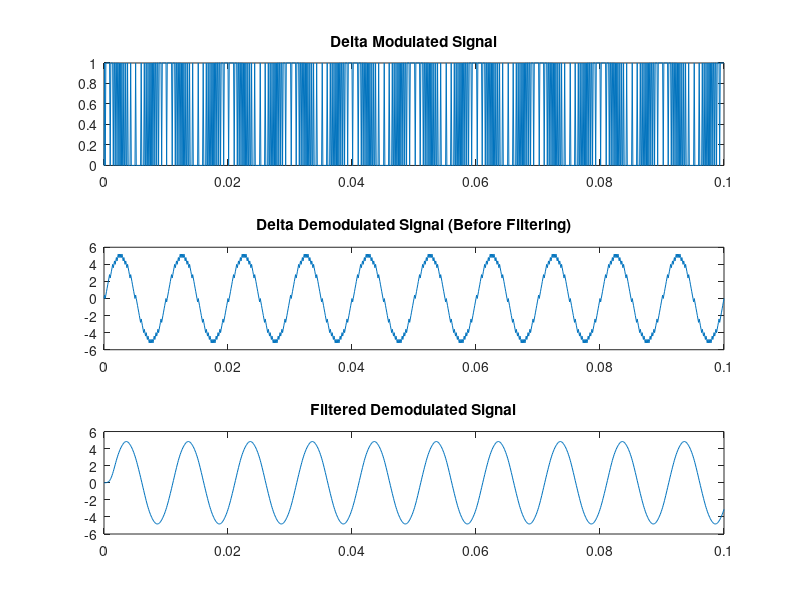

Source code (MATLAB):
clc;
clear all;
close all;

fs = 10000;
fm = 100;
t = 0:1/fs:1000/fs; % Time Duration = 1000/10000 = 0.1 second
%Am = 5
x = 5*sin(2*pi*100*t); % Define Message Signal with peak voltage 5V and frequency 100Hz

plot(t, x);
hold on   

y = [0]; % Output DM signal i.e. stream of 1 or 0
xr = 0; % Output of Integrator i.e. staircase approximation; initial value = 0
del = 0.4; % Stepsize

for i = 1:length(x)-1
    if xr(i) <= x(i) % If current sample greater than the previous values or output of the integrator, output of DM = 1
        d = 1;
        xr(i+1) = xr(i) + del; % Staircase approximated value
    else
        d = 0;
        xr(i+1) = xr(i) - del; % If current sample less than the previous values or output of the integrator, output of DM = 0
    end
    y = [y d];
end

stairs(t, xr); % Show the staircase approximated signal
title('Staircase Approximated Signal');
hold off

MSE = sum((x - xr).^2) / length(x); % Mean Squared Error (MSE)
disp(['Mean Squared Error (MSE): ', num2str(MSE)]);


subplot(3, 1, 1);
plot(t,y); 
title('Delta Modulated Signal');


subplot(3, 1, 2);
y_demod = [0];
xr_demod = 0;


for i = 2:length(y)
    if y(i) == 1
        xr_demod = xr_demod + del;
    else
        xr_demod = xr_demod - del;
    end
    y_demod = [y_demod xr_demod];
end

plot(t, y_demod);
title('Delta Demodulated Signal (Before Filtering)');


filter_order = 20;
lowpass_filter = fir1(filter_order, fm/(fs/2), 'low');
filtered_demod_signal = filter(lowpass_filter, 1, y_demod);

subplot(3, 1, 3);
plot(t, filtered_demod_signal);
title('Filtered Demodulated Signal');
